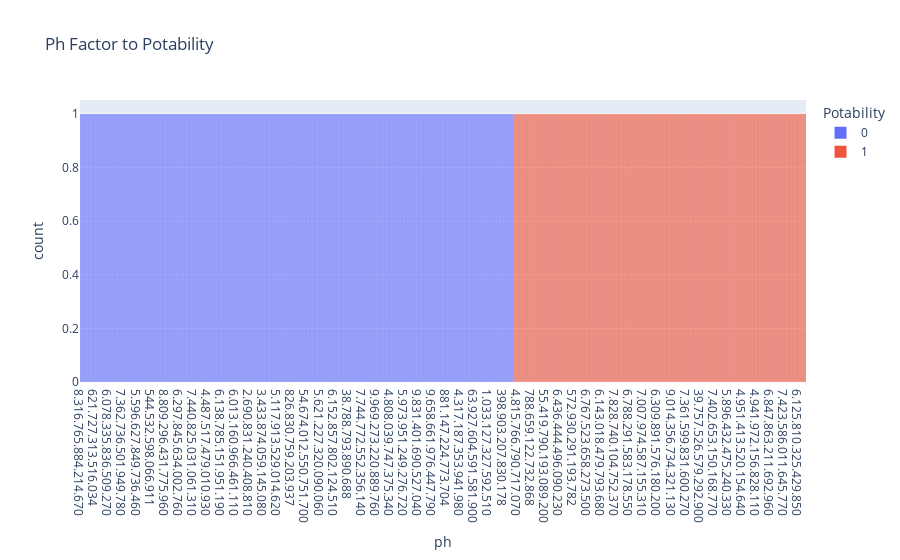

The cell this chart's notebook holds for it:
### Code cell
import plotly.express as px
data = df
figure = px.histogram(df, x= "ph", color= "Potability",
                      title="Ph Factor to Potability")
figure.show()

### Figure 1 — Plotly figure (JSON) as saved in the notebook; plotly's stock layout.template omitted (floating-point values rounded to 4 significant figures; data arrays with more than 128 entries replaced by an {"elided": "..."} marker saying what was removed)
{"data": [{"alignmentgroup": "True", "bingroup": "x", "hovertemplate": "Potability=0<br>ph=%{x}<br>count=%{y}<extra></extra>", "legendgroup": "0", "marker": {"color": "#636efa", "pattern": {"shape": ""}}, "name": "0", "offsetgroup": "0", "orientation": "v", "showlegend": true, "type": "histogram", "x": {"elided": "1200 str values"}, "xaxis": "x", "yaxis": "y"}, {"alignmentgroup": "True", "bingroup": "x", "hovertemplate": "Potability=1<br>ph=%{x}<br>count=%{y}<extra></extra>", "legendgroup": "1", "marker": {"color": "#EF553B", "pattern": {"shape": ""}}, "name": "1", "offsetgroup": "1", "orientation": "v", "showlegend": true, "type": "histogram", "x": {"elided": "811 str values"}, "xaxis": "x", "yaxis": "y"}], "layout": {"autosize": true, "barmode": "relative", "legend": {"title": {"text": "Potability"}, "tracegroupgap": 0}, "title": {"text": "Ph Factor to Potability"}, "xaxis": {"anchor": "y", "autorange": true, "domain": [0, 1], "range": [-0.5, 2010.0], "title": {"text": "ph"}, "type": "category"}, "yaxis": {"anchor": "x", "autorange": true, "domain": [0, 1], "range": [0, 1.053], "title": {"text": "count"}}}}
